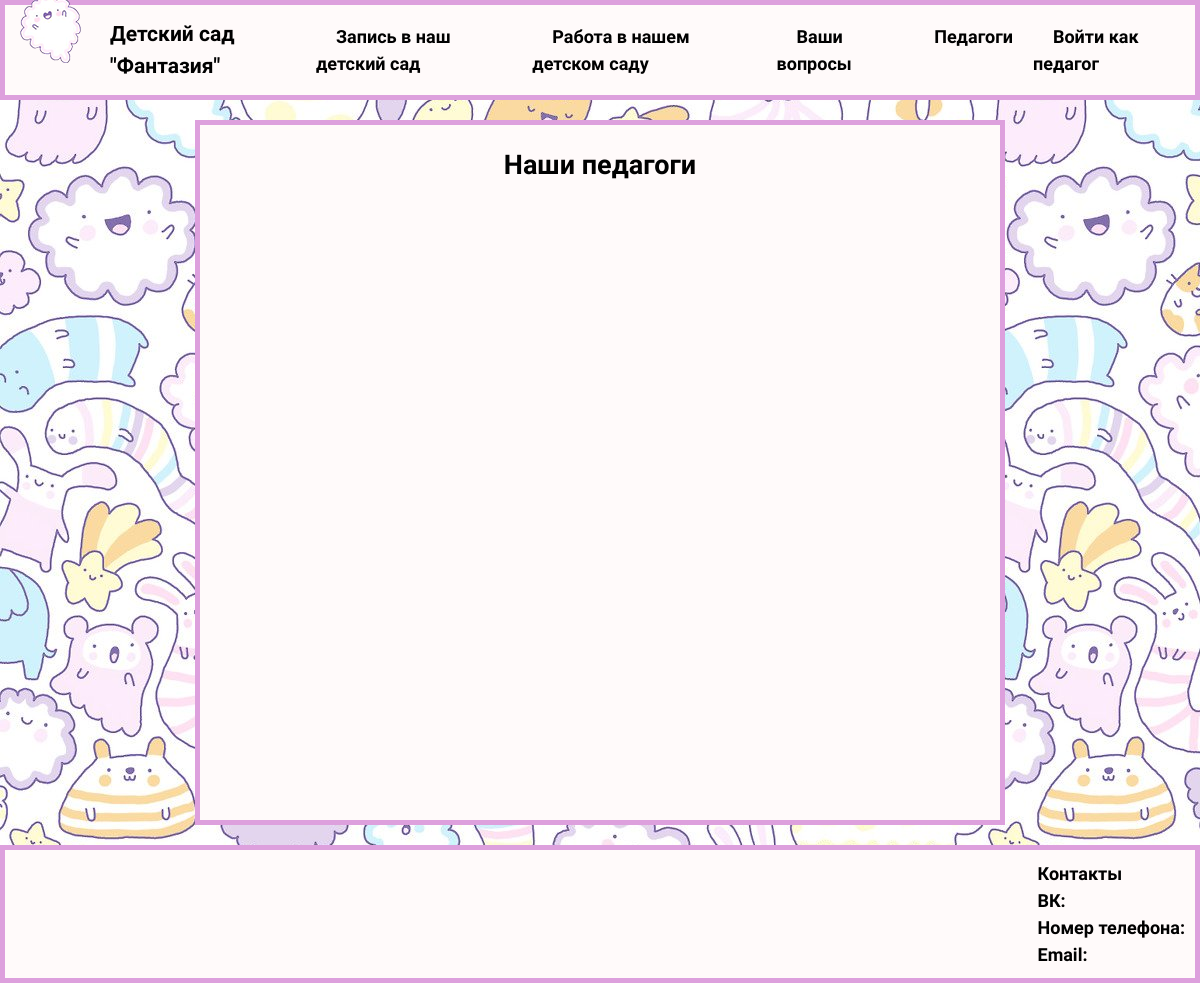
The app's page /teachers/, older data.
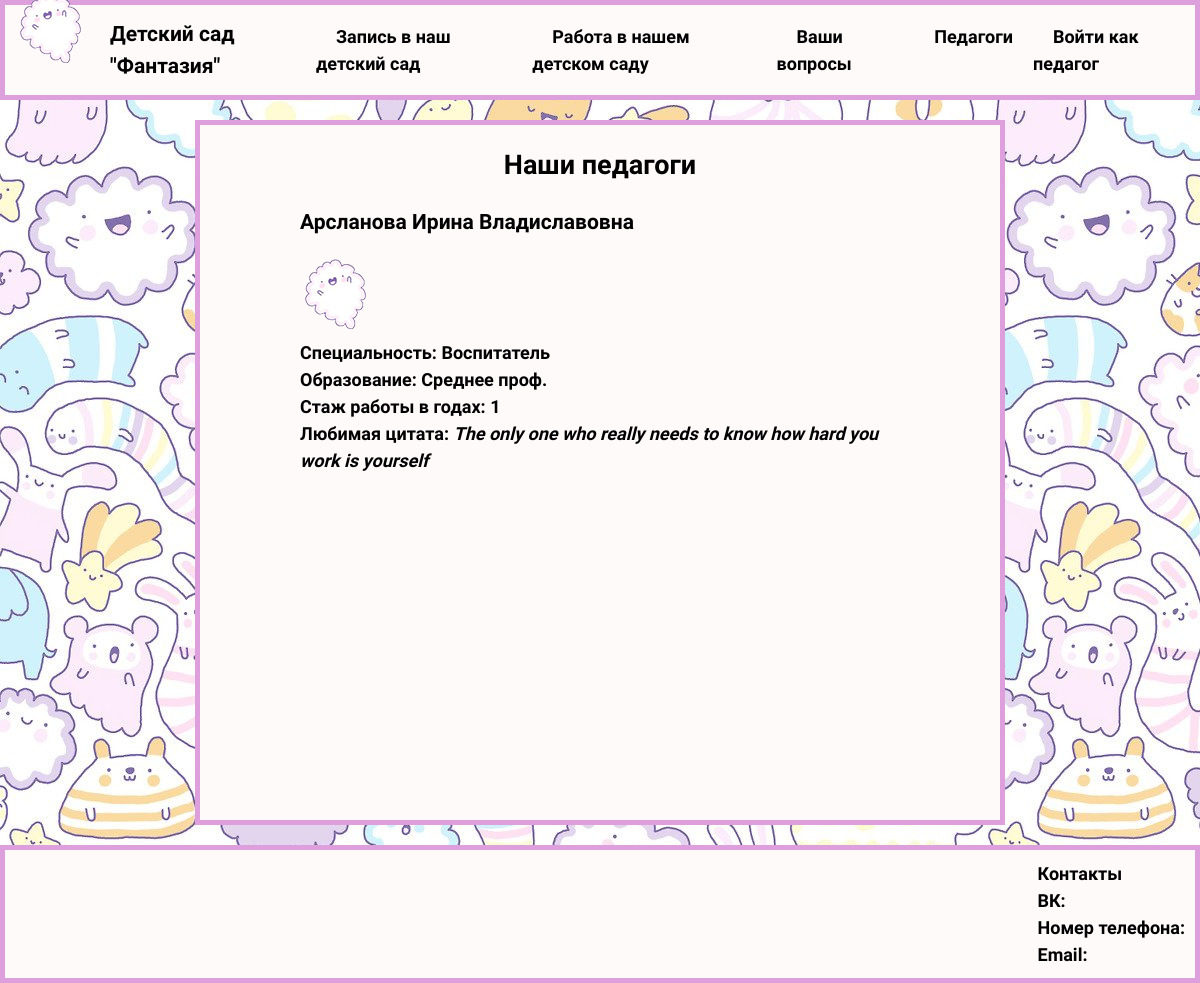
The same page, newer data.
### teachers/models.py (models this page shows)
class Teacher(models.Model):
    specialization = [
        ('Воспитатель', 'Воспитатель'),
        ('Помощник воспитателя', 'Помощник воспитателя'),
        ('Педагог доп. образования', 'Педагог доп. образования'),
        ('Спец', 'Спец'),
    ]
    educations = [
        ('Основное общее', 'Основное общее'),
        ('Среднее общее', 'Среднее общее'),
        ('Среднее проф.', 'Среднее проф.'),
        ('Высшее', 'Высшее'),
    ]
    full_name = models.CharField(
        verbose_name='Ф.И.О.',
        max_length=50,
    )
    specialization = models.CharField(
        verbose_name='Специальность',
        max_length=50,
        choices=specialization,
    )
    education = models.CharField(
        verbose_name='Образование',
        max_length=50,
        choices=educations,
    )
    experience = models.IntegerField(verbose_name='Стаж работы')
    quote = models.CharField(
        verbose_name='Цитата',
        max_length=100,
        )
    photo = models.ImageField(
        verbose_name='Фото',
        upload_to='photos',
    )
    class Meta:
        verbose_name='Педагог'
        verbose_name_plural='Педагоги'

### teachers/views.py (the view)
# urls.py: path("teachers/", Teachers.as_view(), name = "teachers"),
class Teachers(ListView):
    model = Teacher
    template_name = 'teachers.html'
    context_object_name = 'teachers'
    extra_context = {
        'title': 'Детский сад "Фантазия": Педагоги',
        'header': "Наши педагоги",
    }

### application/templates/teachers.html
{% extends "base.html" %}
{% block content%}
{% for t in teachers %}
<div class="content">
    <h3>{{ t.full_name }}</h3>
    <p><img src="{{t.photo.url}}"></p>
    <p>Специальность: {{ t.specialization }}</p>
    <p>Образование: {{ t.education }}</p>
    <p>Стаж работы в годах: {{ t.experience }}</p>
    <p>Любимая цитата: <em>{{ t.quote }}</em></p>
</div>
{% endfor %}
{% endblock content %}

### application/templates/base.html (shortened to what this page needs)
<!DOCTYPE html>
{% load static %}
<html>
    <head>
        <link type="text/css" rel="stylesheet" href="{% static 'css/styles.css' %}" />
    </head>
    <body>
        <section>
            <header class="header style">
                <nav>
                    <ul class="main">
                        <li><a href="{% url 'home' %}"><img src="/static/img/ch.png"></a></li>
                        <li><a href="{% url 'home' %}" class="header_h"><h1>Детский сад "Фантазия"</h1></a></li>
                    </ul>
                </nav>
                <nav>
                    <ul class="menu">
                        <li><a href="{% url 'child_app' %}">Запись в наш детский сад</a></li>
                        <li><a href="{% url 'teacher_app' %}">Работа в нашем детском саду</a></li>
                        <li><a href="{% url 'question' %}">Ваши вопросы</a></li>
                        <li><a href="{% url 'teachers' %}">Педагоги</a></li>
                        {% if request.user.is_authenticated %}
                        <li><a href="{% url 'children' %}">Группа</a></li>
                        <li><p>{{user.username}}|<a href="{% url 'logout' %}">Выйти</a></p></li>
                        {% else %}
                        <li><a href="{% url 'login' %}">Войти как педагог</a></li>
                        {% endif %}
                    </ul>
                </nav>
            </header>
        </section>
        <section class="content_wrap style">
            <h2 class="label">{{header}}</h2>
            {% block content%}
            {% endblock content %}
        </section>
        <section class="footer_wrap style">
            <footer>
                <p>Контакты</p>
                <p>ВК:</p>
                <p>Номер телефона:</p>
                <p>Email:</p>
            </footer>
        </section>
    </body>
</html>

### application/static/css/styles.css (style rules this page uses)
* { padding: 0; margin: 0; }
body { padding: 0; background-image: url("/static/img/jy.jpg"); background-attachment: fixed; line-height: 1.5; font-family: 'Source Sans Pro', sans-serif; font-size: 18px; font-weight: 600; }
h3 { margin: 20px auto; }
.header { display: flex; justify-content: space-between; box-sizing: border-box; align-items: center; padding-right: 20px; height: 100px; }
.content_wrap { margin: 20px auto; width: 800px; min-height: 695px; }
.content { margin: 0 auto; box-sizing: border-box; max-width: 600px; }
.footer_wrap { padding: 10px; justify-content: right; display: flex; }
.label { text-align: center; margin: 20px auto; }
.style { background-color: snow; border: solid 5px plum; }
.main { display: flex; list-style: none; }
.main li a { margin-left: 10px; margin-right: 20px; color: #000; text-decoration: none; }
.menu { display: flex; list-style: none; }
.menu li { margin-left: 20px; }
.menu li a { margin-left: 20px; color: #000; text-decoration: none; }

Row changes from the older to the newer data that the page shows:
added Teacher: full_name "Арсланова Ирина Владиславовна", photo (picture), specialization "Воспитатель", education "Среднее проф.", experience "1", quote "The only one who really needs to know how hard you work is yourself"
